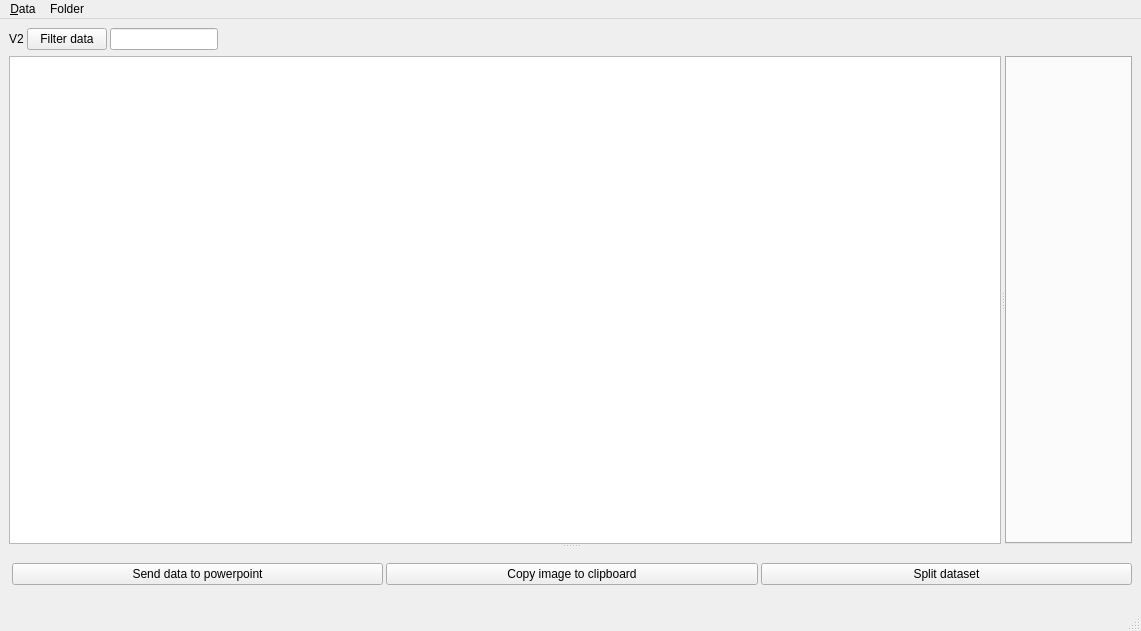
<?xml version="1.0" encoding="UTF-8"?>
<ui version="4.0">
 <class>dataviewer</class>
 <widget class="QMainWindow" name="dataviewer">
  <property name="geometry">
   <rect>
    <x>0</x>
    <y>0</y>
    <width>1141</width>
    <height>631</height>
   </rect>
  </property>
  <property name="windowTitle">
   <string>dataviewer</string>
  </property>
  <widget class="QWidget" name="centralwidget">
   <layout class="QGridLayout" name="gridLayout">
    <item row="0" column="0">
     <widget class="QSplitter" name="splitter_2">
      <property name="sizePolicy">
       <sizepolicy hsizetype="Expanding" vsizetype="Preferred">
        <horstretch>0</horstretch>
        <verstretch>0</verstretch>
       </sizepolicy>
      </property>
      <property name="orientation">
       <enum>Qt::Vertical</enum>
      </property>
      <property name="opaqueResize">
       <bool>true</bool>
      </property>
      <widget class="QWidget" name="toppart" native="true">
       <property name="sizePolicy">
        <sizepolicy hsizetype="Expanding" vsizetype="Expanding">
         <horstretch>0</horstretch>
         <verstretch>0</verstretch>
        </sizepolicy>
       </property>
       <layout class="QVBoxLayout" name="verticalLayout_3">
        <item>
         <layout class="QVBoxLayout" name="verticalLayout">
          <item>
           <widget class="QWidget" name="topbar" native="true">
            <property name="enabled">
             <bool>true</bool>
            </property>
            <property name="sizePolicy">
             <sizepolicy hsizetype="Expanding" vsizetype="Preferred">
              <horstretch>0</horstretch>
              <verstretch>0</verstretch>
             </sizepolicy>
            </property>
            <property name="minimumSize">
             <size>
              <width>0</width>
              <height>0</height>
             </size>
            </property>
            <property name="maximumSize">
             <size>
              <width>16777215</width>
              <height>16777215</height>
             </size>
            </property>
            <layout class="QHBoxLayout" name="horizontalLayout" stretch="0,0,0,0,0">
             <property name="spacing">
              <number>0</number>
             </property>
             <property name="sizeConstraint">
              <enum>QLayout::SetFixedSize</enum>
             </property>
             <property name="leftMargin">
              <number>0</number>
             </property>
             <property name="topMargin">
              <number>0</number>
             </property>
             <property name="rightMargin">
              <number>0</number>
             </property>
             <property name="bottomMargin">
              <number>0</number>
             </property>
             <item>
              <widget class="QLabel" name="logfile">
               <property name="text">
                <string>V2</string>
               </property>
              </widget>
             </item>
             <item>
              <spacer name="horizontalSpacer">
               <property name="orientation">
                <enum>Qt::Horizontal</enum>
               </property>
               <property name="sizeType">
                <enum>QSizePolicy::Fixed</enum>
               </property>
               <property name="sizeHint" stdset="0">
                <size>
                 <width>3</width>
                 <height>20</height>
                </size>
               </property>
              </spacer>
             </item>
             <item>
              <widget class="QPushButton" name="filter_button">
               <property name="text">
                <string>Filter data</string>
               </property>
              </widget>
             </item>
             <item>
              <spacer name="horizontalSpacer_2">
               <property name="orientation">
                <enum>Qt::Horizontal</enum>
               </property>
               <property name="sizeType">
                <enum>QSizePolicy::Fixed</enum>
               </property>
               <property name="sizeHint" stdset="0">
                <size>
                 <width>3</width>
                 <height>20</height>
                </size>
               </property>
              </spacer>
             </item>
             <item>
              <widget class="QLineEdit" name="filter_input"/>
             </item>
            </layout>
           </widget>
          </item>
          <item>
           <widget class="QSplitter" name="splitter">
            <property name="sizePolicy">
             <sizepolicy hsizetype="Preferred" vsizetype="Expanding">
              <horstretch>0</horstretch>
              <verstretch>0</verstretch>
             </sizepolicy>
            </property>
            <property name="orientation">
             <enum>Qt::Horizontal</enum>
            </property>
            <widget class="QTreeView" name="data_view">
             <property name="editTriggers">
              <set>QAbstractItemView::NoEditTriggers</set>
             </property>
            </widget>
            <widget class="QTabWidget" name="tabWidget"/>
           </widget>
          </item>
         </layout>
        </item>
       </layout>
      </widget>
      <widget class="QWidget" name="bottompart" native="true">
       <layout class="QVBoxLayout" name="verticalLayout_4">
        <item>
         <layout class="QHBoxLayout" name="horizontalLayout_4">
          <property name="spacing">
           <number>6</number>
          </property>
          <property name="sizeConstraint">
           <enum>QLayout::SetDefaultConstraint</enum>
          </property>
          <item>
           <layout class="QFormLayout" name="data_select_lay"/>
          </item>
         </layout>
        </item>
        <item>
         <layout class="QVBoxLayout" name="verticalLayout_2">
          <property name="leftMargin">
           <number>0</number>
          </property>
          <item>
           <widget class="QWidget" name="bottombar" native="true">
            <property name="sizePolicy">
             <sizepolicy hsizetype="Preferred" vsizetype="Preferred">
              <horstretch>0</horstretch>
              <verstretch>0</verstretch>
             </sizepolicy>
            </property>
            <property name="minimumSize">
             <size>
              <width>0</width>
              <height>0</height>
             </size>
            </property>
            <property name="maximumSize">
             <size>
              <width>16777215</width>
              <height>16777215</height>
             </size>
            </property>
            <layout class="QHBoxLayout" name="horizontalLayout_3" stretch="0,0,0,0,0,0">
             <property name="spacing">
              <number>0</number>
             </property>
             <property name="leftMargin">
              <number>0</number>
             </property>
             <property name="topMargin">
              <number>0</number>
             </property>
             <property name="rightMargin">
              <number>0</number>
             </property>
             <property name="bottomMargin">
              <number>0</number>
             </property>
             <item>
              <spacer name="horizontalSpacer_3">
               <property name="orientation">
                <enum>Qt::Horizontal</enum>
               </property>
               <property name="sizeType">
                <enum>QSizePolicy::Fixed</enum>
               </property>
               <property name="sizeHint" stdset="0">
                <size>
                 <width>3</width>
                 <height>20</height>
                </size>
               </property>
              </spacer>
             </item>
             <item>
              <widget class="QPushButton" name="send_ppt">
               <property name="text">
                <string>Send data to powerpoint</string>
               </property>
              </widget>
             </item>
             <item>
              <spacer name="horizontalSpacer_4">
               <property name="orientation">
                <enum>Qt::Horizontal</enum>
               </property>
               <property name="sizeType">
                <enum>QSizePolicy::Fixed</enum>
               </property>
               <property name="sizeHint" stdset="0">
                <size>
                 <width>3</width>
                 <height>20</height>
                </size>
               </property>
              </spacer>
             </item>
             <item>
              <widget class="QPushButton" name="copy_im">
               <property name="text">
                <string>Copy image to clipboard</string>
               </property>
              </widget>
             </item>
             <item>
              <spacer name="horizontalSpacer_5">
               <property name="orientation">
                <enum>Qt::Horizontal</enum>
               </property>
               <property name="sizeType">
                <enum>QSizePolicy::Fixed</enum>
               </property>
               <property name="sizeHint" stdset="0">
                <size>
                 <width>3</width>
                 <height>20</height>
                </size>
               </property>
              </spacer>
             </item>
             <item>
              <widget class="QPushButton" name="split_data">
               <property name="text">
                <string>Split dataset</string>
               </property>
              </widget>
             </item>
            </layout>
           </widget>
          </item>
         </layout>
        </item>
       </layout>
      </widget>
     </widget>
    </item>
   </layout>
  </widget>
  <widget class="QMenuBar" name="menubar">
   <property name="geometry">
    <rect>
     <x>0</x>
     <y>0</y>
     <width>1141</width>
     <height>21</height>
    </rect>
   </property>
   <widget class="QMenu" name="menu_Data">
    <property name="title">
     <string>&amp;Data</string>
    </property>
    <addaction name="actionReload_data"/>
    <addaction name="actionPreload_all_info"/>
    <addaction name="actionQui"/>
   </widget>
   <widget class="QMenu" name="menuFolder">
    <property name="title">
     <string>Folder</string>
    </property>
    <addaction name="actionAdd_directory"/>
   </widget>
   <addaction name="menu_Data"/>
   <addaction name="menuFolder"/>
  </widget>
  <widget class="QStatusBar" name="statusbar"/>
  <action name="actionReload_data">
   <property name="text">
    <string>Reload data</string>
   </property>
  </action>
  <action name="actionPreload_all_info">
   <property name="text">
    <string>Preload all info</string>
   </property>
  </action>
  <action name="actionQui">
   <property name="text">
    <string>Quit</string>
   </property>
  </action>
  <action name="actionAdd_directory">
   <property name="text">
    <string>Add directory</string>
   </property>
  </action>
 </widget>
 <resources/>
 <connections/>
</ui>
